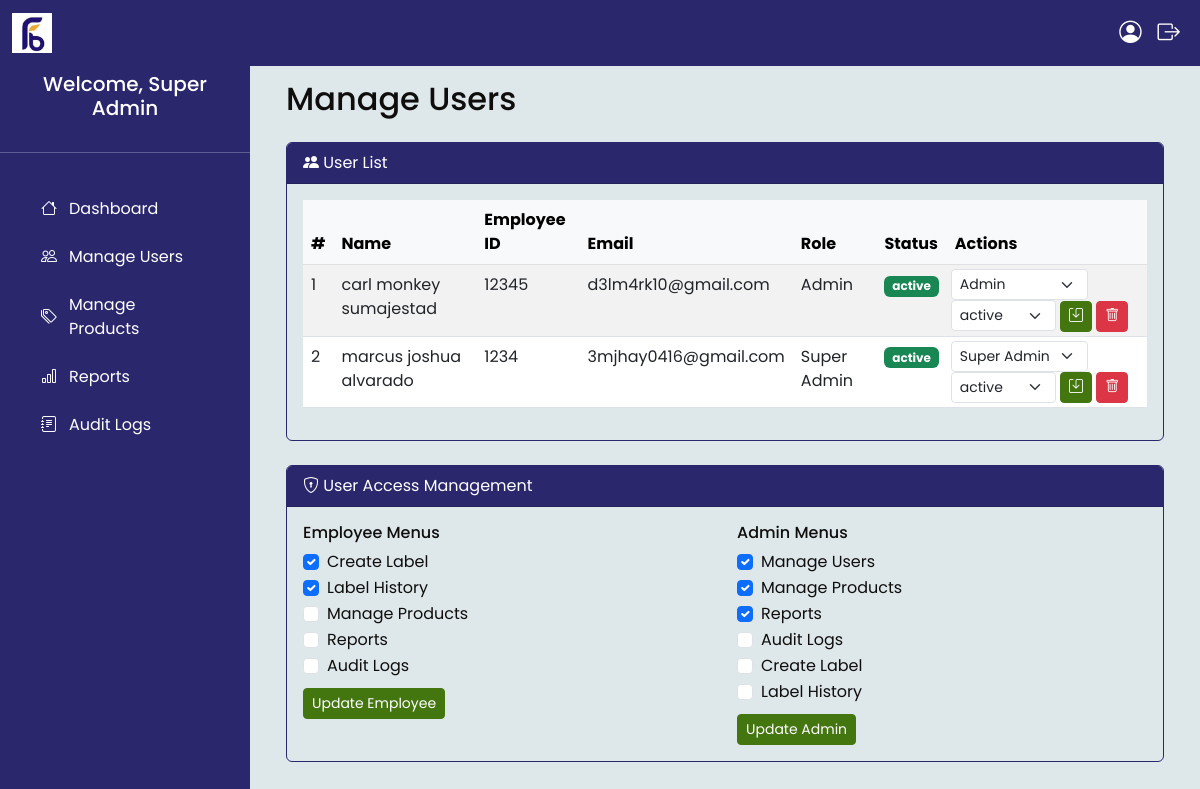
The page /manage_users.php (signed in) on the database its author committed.
### tables this page shows
CREATE TABLE `users` (
  `id` int(11) NOT NULL,
  `first_name` varchar(50) NOT NULL,
  `middle_name` varchar(50) DEFAULT NULL,
  `last_name` varchar(50) NOT NULL,
  `employee_id` varchar(20) NOT NULL,
  `email` varchar(100) NOT NULL,
  `password` varchar(255) NOT NULL,
  `role` enum('Employee','Admin','Super Admin') NOT NULL DEFAULT 'Employee',
  `status` enum('pending','active','inactive') NOT NULL DEFAULT 'pending',
  `custom_menus` varchar(255) DEFAULT NULL,
  `created_at` timestamp NOT NULL DEFAULT current_timestamp()
);

### manage_users.php (the view, shortened to what this page needs)
<?php
$is_super_admin = ($_SESSION['role'] === 'Super Admin');
require_once 'header.php';
$stmt = $conn->prepare("SELECT id, first_name, middle_name, last_name, employee_id, email, role, status FROM users ORDER BY created_at DESC");
$stmt->execute();
$users = $stmt->get_result();
$sample_employee_menus = [];
$sample_admin_menus = [];
$menu_stmt = $conn->prepare("SELECT role, custom_menus FROM users WHERE custom_menus IS NOT NULL AND role IN ('Employee', 'Admin')");
$menu_stmt->execute();
$result = $menu_stmt->get_result();
while ($row = $result->fetch_assoc()) {
    if ($row['role'] === 'Employee' && empty($sample_employee_menus)) {
        $sample_employee_menus = explode(',', $row['custom_menus']);
    } elseif ($row['role'] === 'Admin' && empty($sample_admin_menus)) {
        $sample_admin_menus = explode(',', $row['custom_menus']);
    }
}
?>
<div class="container-fluid">
    <h2 class="mb-4">Manage Users</h2>
    <div class="card">
        <div class="card-header bg-primary-green text-white">
            <i class="bi bi-people-fill"></i> User List
        </div>
        <div class="card-body">
            <div class="table-responsive">
                <table class="table table-striped table-hover">
                    <thead class="table-light">
                        <tr>
                            <th>#</th>
                            <th>Name</th>
                            <th>Employee ID</th>
                            <th>Email</th>
                            <th>Role</th>
                            <th>Status</th>
                            <th>Actions</th>
                        </tr>
                    </thead>
                    <tbody>
                        <?php $i = 1; while ($u = $users->fetch_assoc()): ?>
                            <tr>
                                <td><?= $i++ ?></td>
                                <td><?= htmlspecialchars($u['first_name'] . ' ' . $u['middle_name'] . ' ' . $u['last_name']) ?></td>
                                <td><?= htmlspecialchars($u['employee_id']) ?></td>
                                <td><?= htmlspecialchars($u['email']) ?></td>
                                <td><?= htmlspecialchars($u['role']) ?></td>
                                <td>
                                    <span class="badge bg-<?= $u['status'] === 'active' ? 'success' : ($u['status'] === 'pending' ? 'warning' : 'secondary') ?>">
                                        <?= htmlspecialchars($u['status']) ?>
                                    </span>
                                </td>
                                <td class="p-1">
                                    <?php if ($is_super_admin): ?>
                                        <form method="POST" style="display:inline;" onsubmit="return confirm('Update user?');">
                                            <select name="role" class="form-select form-select-sm d-inline w-auto" style="width:110px;">
                                                <option <?= $u['role'] == 'Admin' ? 'selected' : '' ?>>Admin</option>
                                                <option <?= $u['role'] == 'Super Admin' ? 'selected' : '' ?>>Super Admin</option>
                                            </select>
                                            <select name="status" class="form-select form-select-sm d-inline w-auto" style="width:100px;">
                                                <option <?= $u['status'] == 'active' ? 'selected' : '' ?>>active</option>
                                            </select>
                                            <button type="submit" class="btn btn-sm btn-primary"><i class="bi bi-save"></i></button>
                                        </form>
                                        <button type="button" class="btn btn-sm btn-danger" data-bs-toggle="modal" data-bs-target="#deleteModal<?= $u['id'] ?>">
                                            <i class="bi bi-trash"></i>
                                        </button>
                                    <?php endif; ?>
                                </td>
                            </tr>
                        <?php endwhile; ?>
                    </tbody>
                </table>
            </div>
        </div>
    </div>
    <?php if ($is_super_admin): ?>
    <div class="card mt-4">
        <div class="card-header bg-primary-green text-white">
            <i class="bi bi-shield-lock"></i> User Access Management
        </div>
        <div class="card-body">
            <form method="POST" onsubmit="return confirm('Update menu access for all users of selected role?');">
                <div class="row">
                    <div class="col-md-6">
                        <h6>Employee Menus</h6>
                        <?php
                        $menus = ['create_label' => 'Create Label', 'label_history' => 'Label History', 'manage_products' => 'Manage Products', 'reports' => 'Reports', 'audit_logs' => 'Audit Logs'];
                        foreach ($menus as $k => $v):
                            $checked = in_array($k, $sample_employee_menus) || in_array($k, ['create_label', 'label_history']) ? 'checked' : '';
                        ?>
                            <div class="form-check">
                                <input class="form-check-input" type="checkbox" name="menu_permissions[Employee][]" value="<?= $k ?>" <?= $checked ?>>
                                <label class="form-check-label"><?= $v ?></label>
                            </div>
                        <?php endforeach; ?>
                        <button type="submit" name="role" value="Employee" class="btn btn-primary btn-sm mt-2">Update Employee</button>
                    </div>
                    <div class="col-md-6">
                        <h6>Admin Menus</h6>
                        <?php
                        $menus = ['manage_users' => 'Manage Users', 'manage_products' => 'Manage Products', 'reports' => 'Reports', 'audit_logs' => 'Audit Logs', 'create_label' => 'Create Label', 'label_history' => 'Label History'];
                        foreach ($menus as $k => $v):
                            $checked = in_array($k, $sample_admin_menus) || in_array($k, ['manage_users', 'manage_products', 'reports']) ? 'checked' : '';
                        ?>
                            <div class="form-check">
                                <input class="form-check-input" type="checkbox" name="menu_permissions[Admin][]" value="<?= $k ?>" <?= $checked ?>>
                                <label class="form-check-label"><?= $v ?></label>
                            </div>
                        <?php endforeach; ?>
                        <button type="submit" name="role" value="Admin" class="btn btn-primary btn-sm mt-2">Update Admin</button>
                    </div>
                </div>
            </form>
        </div>
    </div>
    <?php endif; ?>
</div>

### assets/css/styles.css (style rules this page uses)
:root { --primary-color: #2A276D; --accent-color: #EFAB35; --secondary-color: #43760F; --muted-color: #A6C297; --background-color: #DEE7EA; --text-color: #0F0E0D; }
body { font-family: 'Poppins', sans-serif; background-color: var(--background-color); color: var(--text-color); }
.card-header { background-color: var(--primary-color); color: #ffffff; }
.btn-primary { background-color: var(--secondary-color); border-color: var(--secondary-color); color: #ffffff; }
.card, .form-card { opacity: 0; animation: fadeIn 0.5s ease forwards; background-color: var(--background-color); color: var(--text-color); border-color: var(--primary-color); }

### rows shown on the page
users: first_name+middle_name+last_name "carl monkey sumajestad", employee "12345", email "d3lm4rk10@gmail.com", role "Admin", status "active"
users: first_name+middle_name+last_name "marcus joshua alvarado", employee "1234", email "3mjhay0416@gmail.com", role "Super Admin", status "active"

### other values the page prints
$_SESSION['role'] "Super Admin"
$menu_data['label'] "Dashboard"
$menu_data['label'] "Manage Users"
$menu_data['label'] "Manage Products"
$menu_data['label'] "Reports"
$menu_data['label'] "Audit Logs"
$v "Create Label"
$v "Label History"
$v "Manage Products"
$v "Reports"
$v "Audit Logs"
$v "Manage Users"
